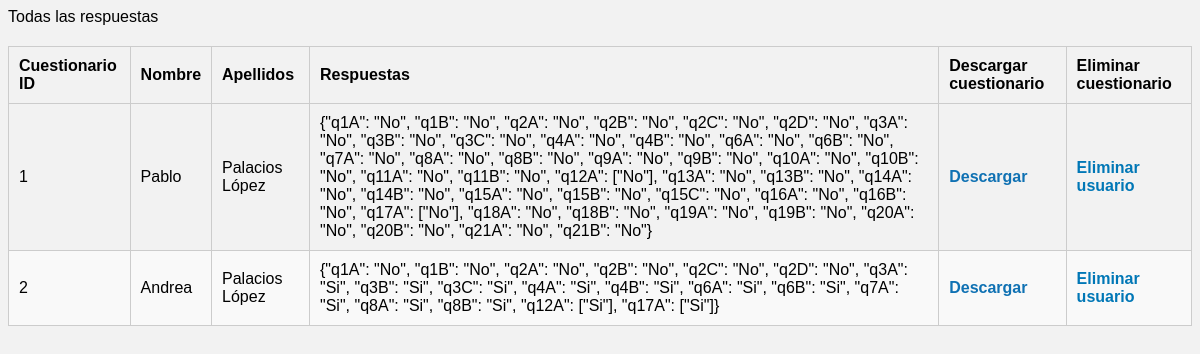
The app's page /list, older data.
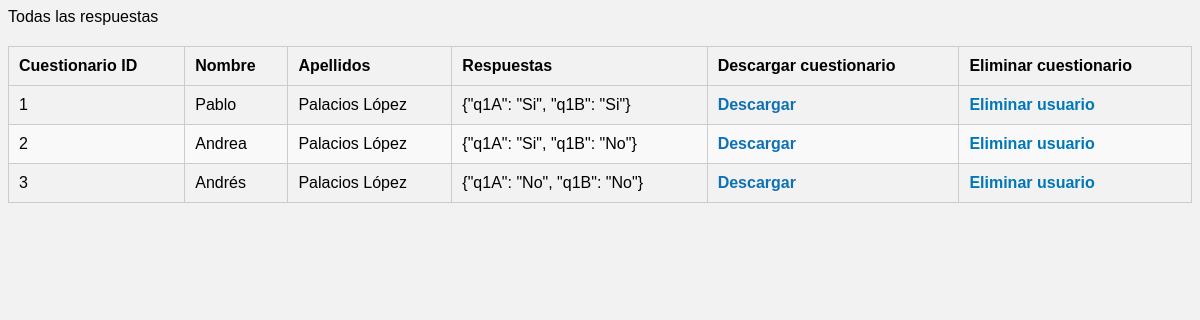
The same page, newer data.
### tables this page shows
CREATE TABLE Cuestionario(

    id INTEGER PRIMARY KEY, 
    nombre CHAR(30) NOT NULL,
    apellidos CHAR(30) NOT NULL,
    id_respuestas int  NOT NULL,

    FOREIGN KEY (id_respuestas) REFERENCES Respuestas(id)


);

CREATE TABLE Respuestas(

    id INTEGER PRIMARY KEY,
    respuestas_json VARCHAR2 (23767)
);

### app.py (the view)
@app.route('/list')
def list():
    con = sqlite3.connect('c:/Users/VORPC/Desktop/app - copia/database/cuestionarios.db')
    con.row_factory = sqlite3.Row
    cur = con.cursor()
    cur.execute('SELECT * FROM Cuestionario INNER JOIN Respuestas ON Cuestionario.id_respuestas = Respuestas.id')
    rows = cur.fetchall()
    con.close()
    return render_template("list.html", rows=rows)

### templates/list.html (shortened to what this page needs)
{% block content %}
<link rel="stylesheet" type="text/css" href="{{ url_for('static', filename='index.css') }}">
        <table border="1px" class="table-style">
            <thead>
                <td><strong>Cuestionario ID</strong></td>
                <td><strong>Nombre</strong></td>
                <td><strong>Apellidos</strong></td>
                <td><strong>Respuestas</strong></td>
                <td><strong>Descargar cuestionario</strong></td>
                <td><strong>Eliminar cuestionario</strong></td>
            </thead>
            {% for row in rows %}
            <tr>
                <td>{{ row["id"] }}</td>
                <td>{{ row["nombre"] }}</td>
                <td>{{ row["apellidos"] }}</td>
                <td>{{ row["respuestas_json"] }}</td>
                <td><a class="download-link" href="{{ url_for('generar_docxFromDatabase', usuario=row['id']) }}" target="_blank">Descargar</a></td>
                <td>
                    <a href="{{ url_for('eliminar_usuario', usuario=row['id']) }}" onclick="return confirmarEliminacion()">Eliminar usuario</a>
                </td>
            </tr>
            {% endfor %}
        </table>
{% endblock %}

Row changes from the older to the newer data that the page shows:
changed through a linked row, Cuestionario "Pablo": respuestas_json "{\"q1A\": \"No\", \"q1B\": \"No\", \"q2A\": \"No\", \"q2B\": \"No\", \"q2C\": \"No\", \"q2D\": \"No\", \"q3A\": \"No\", \"q3B\": \"No\", \"q3C\": \"No\", \"q4A\": \"No\", \"q4B\": \"No\", \"q6A\": \"No\", \"q6B\": \"No\", \"q7A\": \"No\", \"q8A\": \"No\", \"q8B\": \"No\", \"q9A\": \"No\", \"q9B\": \"No\", \"q10A\": \"No\", \"q10B\": \"No\", \"q11A\": \"No\", \"q11B\": \"No\", \"q12A\": [\"No\"], \"q13A\": \"No\", \"q13B\": \"No\", \"q14A\": \"No\", \"q14B\": \"No\", \"q15A\": \"No\", \"q15B\": \"No\", \"q15C\": \"No\", \"q16A\": \"No\", \"q16B\": \"No\", \"q17A\": [\"No\"], \"q18A\": \"No\", \"q18B\": \"No\", \"q19A\": \"No\", \"q19B\": \"No\", \"q20A\": \"No\", \"q20B\": \"No\", \"q21A\": \"No\", \"q21B\": \"No\"}" → "{\"q1A\": \"Si\", \"q1B\": \"Si\"}"
changed through a linked row, Cuestionario "Andrea": respuestas_json "{\"q1A\": \"No\", \"q1B\": \"No\", \"q2A\": \"No\", \"q2B\": \"No\", \"q2C\": \"No\", \"q2D\": \"No\", \"q3A\": \"Si\", \"q3B\": \"Si\", \"q3C\": \"Si\", \"q4A\": \"Si\", \"q4B\": \"Si\", \"q6A\": \"Si\", \"q6B\": \"Si\", \"q7A\": \"Si\", \"q8A\": \"Si\", \"q8B\": \"Si\", \"q12A\": [\"Si\"], \"q17A\": [\"Si\"]}" → "{\"q1A\": \"Si\", \"q1B\": \"No\"}"
added Cuestionario: id "3", nombre "Andrés", apellidos "Palacios López", respuestas_json "{\"q1A\": \"No\", \"q1B\": \"No\"}"
